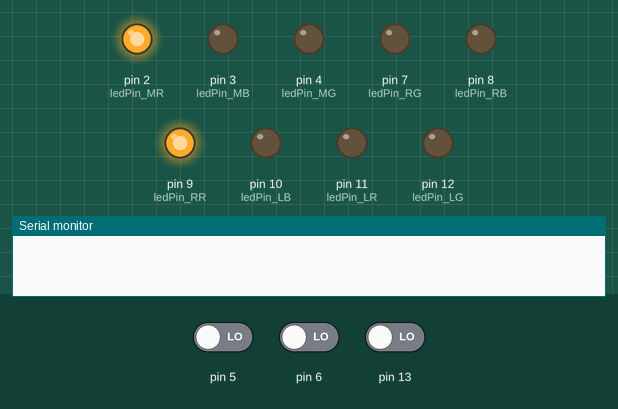
This sketch was run on a simulated Arduino Uno, built with avr-gcc and run on an emulated ATmega328P. Shown: output pins drawn as LEDs (lit = HIGH), the last lines printed to the serial monitor. Dashed ring = blinking. The inputs (shaded band) are chosen by the test bench; at power-on: pin 6 LOW, pin 5 LOW, pin 13 LOW. Random numbers use the default seed unless the sketch sets one.

Above: at 4.2 s.
4.3 s: pin 6 driven HIGH
At 5.35 s:
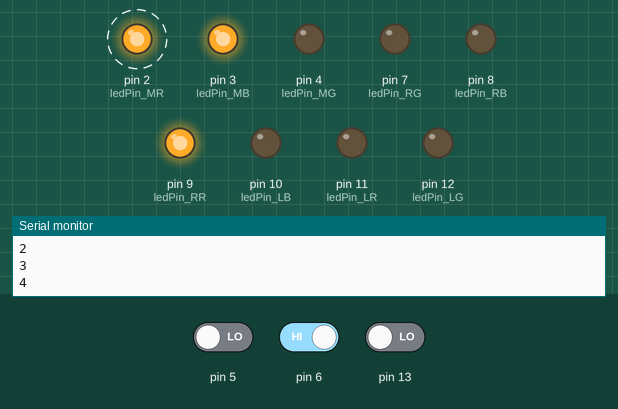
7.3 s: pin 5 driven HIGH
At 9.25 s:
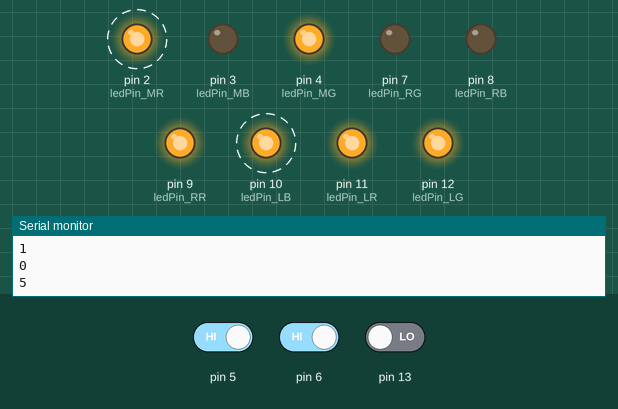
10.3 s: pin 13 driven HIGH
13.3 s: pin 5 driven LOW
At 14.35 s:
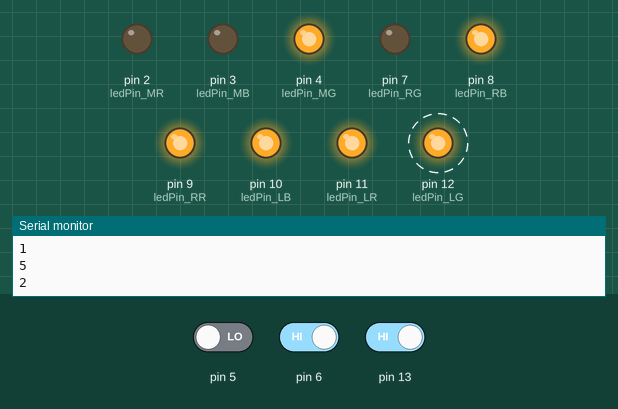
16.3 s: pin 6 driven LOW
19.3 s: pin 5 driven HIGH
At 23.0 s:
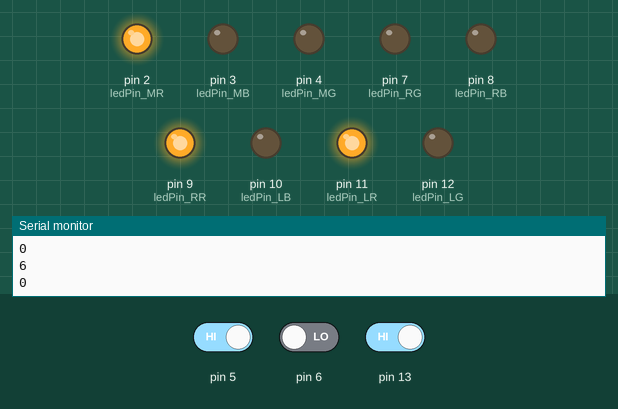
Timing chart, 0 to 25.3 s (numbered marks = the images above; inputs shaded):
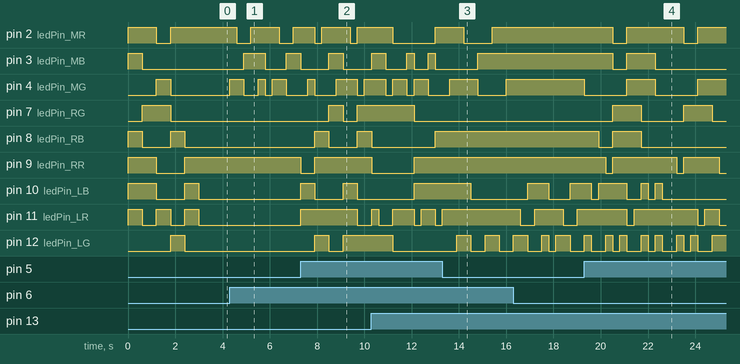

The sketch:

Crystal.ino
```cpp
int i=1;
int j=1;
int k=1;
int x=1;

const int ledPin_RR =  9; //right red
const int ledPin_RB =  8; // right blue
const int ledPin_RG =  7; // right green

const int ledPin_MR =  2;  // middle red
const int ledPin_MB =  3;  // middle blue
const int ledPin_MG =  4;  // middle green

const int ledPin_LB =  10;  //left blue
const int ledPin_LR =  11;  //left red
const int ledPin_LG =  12;  //left green


void setup()
 {
   randomSeed(analogRead(0)); /// nugno chtobi random bil nastoyachi

 pinMode(5, INPUT);
 pinMode(6, INPUT);
 pinMode(13, INPUT);

  pinMode(ledPin_RR, OUTPUT);
  pinMode(ledPin_RB, OUTPUT);
  pinMode(ledPin_RG, OUTPUT);

  pinMode(ledPin_MR, OUTPUT);
  pinMode(ledPin_MB, OUTPUT);
  pinMode(ledPin_MG, OUTPUT);

  pinMode(ledPin_LB, OUTPUT);
  pinMode(ledPin_LR, OUTPUT);
  pinMode(ledPin_LG, OUTPUT);

randomiseColor ();
randomiseColor ();
randomiseColor ();
randomiseColor ();
randomiseColor ();
 }

 void loop()
 {
 Serial.begin(9600);

 if(digitalRead(13)==HIGH)//knopka 1 -pribavljaet +1 levomu
 {
 Serial.println(i);
 if(i<8){i=i+1;};
 if(i>=7){i=1;};
 colorFunction_led1(i);
 delay(300);
 };

 if(digitalRead(6)==HIGH)//knopka 2 -pribavlaet +1 srednemy
 {
 Serial.println(k);
 if(k<8){k=k+1;};
 if(k>=7){k=1;};
 colorFunction_led2(k);
 delay(300);
 };

 if(digitalRead(5)==HIGH)//knopka 3 - listaet vlevo
 {
x=i;
i=k;
k=j;
j=x;
 colorFunction_led1(i);
 colorFunction_led2(k);
 colorFunction_led3(j);
 delay(300);
 };

 if(i==k and i!=6){ //dve levie odinakovie vikluchit pravuu
   j=0;
   colorFunction_led3(j);
 };

if(j==0 and i==6 and k==6){ //vikluchit dve belie
   k=0;
   colorFunction_led2(k);
 };

if(k==j and k!=6){  //dve pravie odinakovie vikluchit levuu
i=0;
colorFunction_led1(i);
};


 if(i==6 and k==6 and j==6){ // WIN!!!!!!
 whiteBlink();
 whiteBlink();
 whiteBlink();
 whiteBlink();
 whiteBlink();

 randomiseColor ();
 randomiseColor ();
 randomiseColor ();
 randomiseColor ();
 randomiseColor ();
 }


 };


int colorFunction_led3(int i){
  digitalWrite(ledPin_RR, LOW);
  digitalWrite(ledPin_RB, LOW);
  digitalWrite(ledPin_RG, LOW);

 if(i==1){digitalWrite(ledPin_RR, HIGH);}; //red
 if(i==2){digitalWrite(ledPin_RR, HIGH);digitalWrite(ledPin_RG, HIGH);}; //yellow
 if(i==3){digitalWrite(ledPin_RG, HIGH);}; //green
 //if(i==4){digitalWrite(ledPin_RB, HIGH);digitalWrite(ledPin_RG, HIGH);}; //cyan
 if(i==4){digitalWrite(ledPin_RB, HIGH);}; //blue
 if(i==5){digitalWrite(ledPin_RB, HIGH);digitalWrite(ledPin_RR, HIGH);}; //purple
 if(i==6){digitalWrite(ledPin_RB, HIGH);digitalWrite(ledPin_RR, HIGH);digitalWrite(ledPin_RG, HIGH);};

 };

 int colorFunction_led2(int j){
  digitalWrite(ledPin_MR, LOW);
  digitalWrite(ledPin_MB, LOW);
  digitalWrite(ledPin_MG, LOW);

 if(j==1){digitalWrite(ledPin_MR, HIGH);}; //red
 if(j==2){digitalWrite(ledPin_MR, HIGH);digitalWrite(ledPin_MG, HIGH);}; //yellow
 if(j==3){digitalWrite(ledPin_MG, HIGH);}; //green
 //if(j==4){digitalWrite(ledPin_MB, HIGH);digitalWrite(ledPin_MG, HIGH);}; //cyan
 if(j==4){digitalWrite(ledPin_MB, HIGH);}; //blue
 if(j==5){digitalWrite(ledPin_MB, HIGH);digitalWrite(ledPin_MR, HIGH);}; //purple
 if(j==6){digitalWrite(ledPin_MB, HIGH);digitalWrite(ledPin_MR, HIGH);digitalWrite(ledPin_MG, HIGH);};

 };

 int colorFunction_led1(int k){
  digitalWrite(ledPin_LR, LOW);
  digitalWrite(ledPin_LB, LOW);
  digitalWrite(ledPin_LG, LOW);

 if(k==1){digitalWrite(ledPin_LR, HIGH);}; //red
 if(k==2){digitalWrite(ledPin_LR, HIGH);digitalWrite(ledPin_LG, HIGH);}; //yellow
 if(k==3){digitalWrite(ledPin_LG, HIGH);}; //green
 //if(k==4){digitalWrite(ledPin_LB, HIGH);digitalWrite(ledPin_LG, HIGH);}; //cyan
 if(k==4){digitalWrite(ledPin_LB, HIGH);}; //blue
 if(k==5){digitalWrite(ledPin_LB, HIGH);digitalWrite(ledPin_LR, HIGH);}; //purple
 if(k==6){digitalWrite(ledPin_LB, HIGH);digitalWrite(ledPin_LR, HIGH);digitalWrite(ledPin_LG, HIGH);};

 };

 int randomiseColor (){
   i=random(1, 6);
  k=random(1, 6);
  j=random(1, 6);

  colorFunction_led1(i);
  colorFunction_led2(j);
  colorFunction_led3(k);
  delay(600);
 };


int whiteBlink(){
  digitalWrite(ledPin_RR, LOW);
  digitalWrite(ledPin_RB, LOW);
  digitalWrite(ledPin_RG, LOW);
  digitalWrite(ledPin_MR, LOW);
  digitalWrite(ledPin_MB, LOW);
  digitalWrite(ledPin_MG, LOW);
  digitalWrite(ledPin_LR, LOW);
  digitalWrite(ledPin_LB, LOW);
  digitalWrite(ledPin_LG, LOW);
  delay(200);
  digitalWrite(ledPin_LB, HIGH);digitalWrite(ledPin_LR, HIGH);digitalWrite(ledPin_LG, HIGH);
  digitalWrite(ledPin_MB, HIGH);digitalWrite(ledPin_MR, HIGH);digitalWrite(ledPin_MG, HIGH);
  digitalWrite(ledPin_RB, HIGH);digitalWrite(ledPin_RR, HIGH);digitalWrite(ledPin_RG, HIGH);
  delay(200);
};
```

Measured:
- after the input at 4.3 s, pin 2 (ledPin_MR): alternates HIGH for 1.2 s and LOW for 0.60 s, starting after 0.30 s; pin 3 (ledPin_MB): LOW → HIGH after 0.60 s, → LOW 0.90 s later, → HIGH 0.90 s later; pin 4 (ledPin_MG): goes HIGH 0.60 s, LOW 0.60 s, HIGH 0.30 s, LOW 0.30 s, HIGH 0.60 s, then LOW, starting at once
- after the input at 7.3 s, pin 7 (ledPin_RG): LOW → HIGH after 1.2 s, → LOW 0.60 s later, → HIGH 0.60 s later; pin 8 (ledPin_RB): LOW → HIGH after 0.60 s, → LOW 0.60 s later, → HIGH 1.2 s later
- after the input at 13.3 s, pin 2 (ledPin_MR): HIGH → LOW after 0.90 s, → HIGH 1.2 s later
- after the input at 19.3 s, pin 2 (ledPin_MR): alternates HIGH for 2.4 s and LOW for 0.60 s, starting after 1.2 s; pin 3 (ledPin_MB): HIGH → LOW after 1.2 s, → HIGH 0.60 s later, → LOW 1.2 s later
- by itself, pin 11 (ledPin_LR): alternates HIGH for 0.60 s and LOW for 0.60 s, 5 changes in all, then stays LOW
